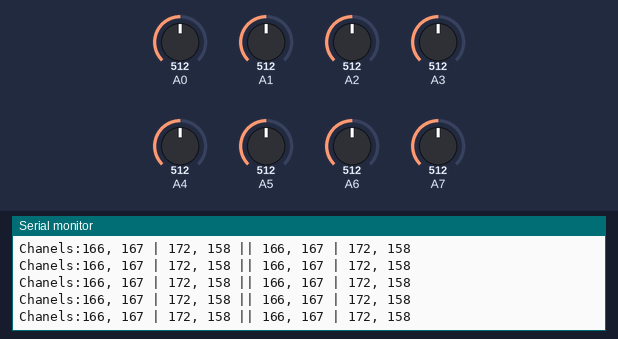
Recording of a sketch running on a simulated Arduino Nano, built with avr-gcc and run on an emulated ATmega328P. On the bench: the last lines printed to the serial monitor. The inputs (shaded band) are chosen by the test bench; at power-on: A1 = 512, A3 = 512, A5 = 512, A0 = 512, A2 = 512, A4 = 512, A6 = 512, A7 = 512. No radio packets arrive unless stated.

Above: at 1.2 s.
1.3 s: A1 set to 883
At 1.38 s:
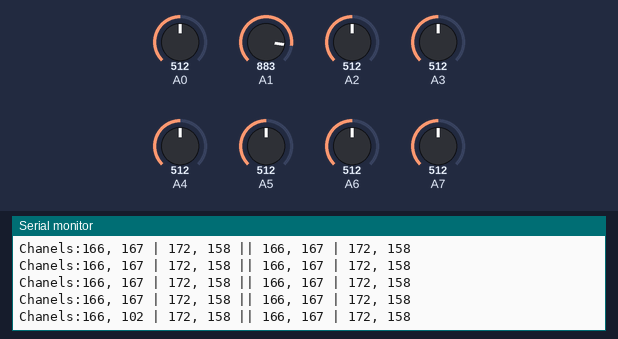
4.3 s: A1 set to 916
At 4.3 s:
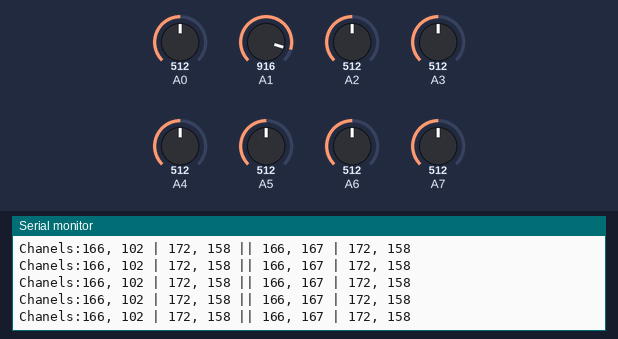
7.3 s: A3 set to 878
At 7.32 s:
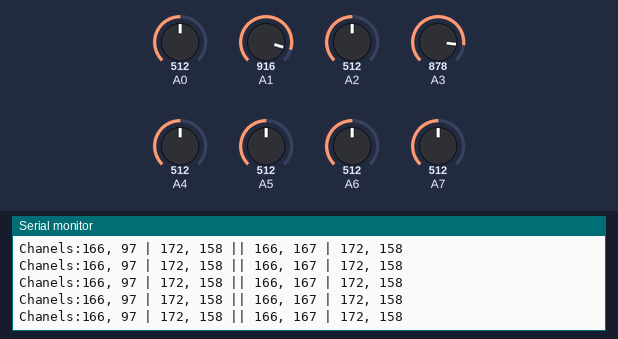
10.3 s: A3 set to 906
At 10.35 s:
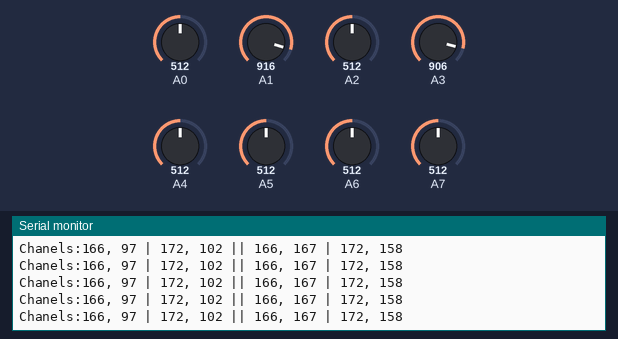
13.3 s: A5 set to 881
At 13.31 s:
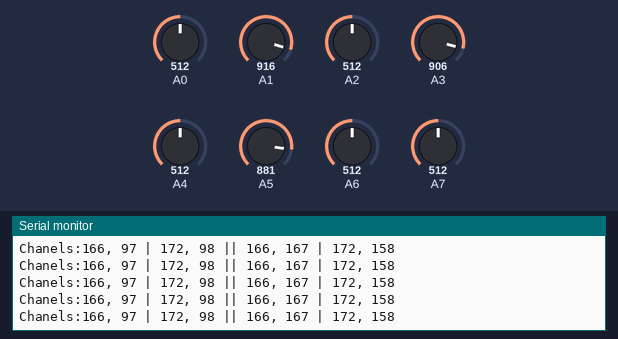
16.3 s: A5 set to 913
At 16.33 s:
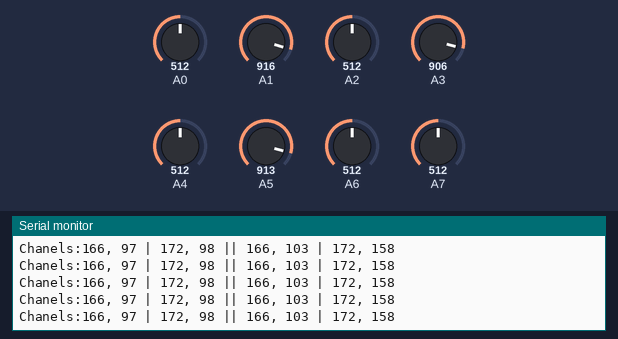
Timing chart, 0 to 19.3 s (numbered marks = the images above; inputs shaded):
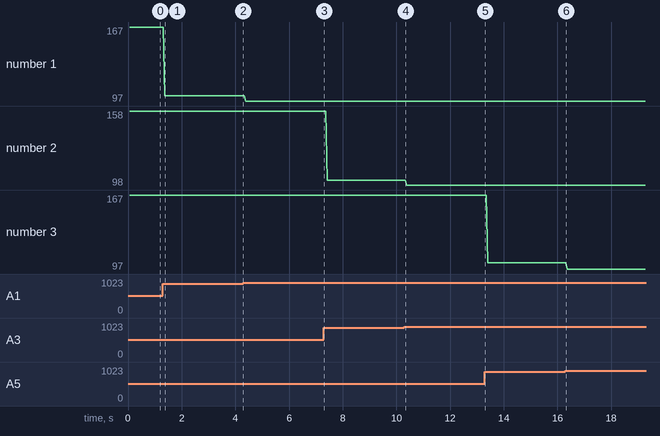

The sketch:

8ch_RemoteContoller_RF24.ino
```cpp
/* Kod vysielača pre RF NANO
Kod vysielača pre 4kanaly ,datove piny A0, A1, A2, A3
// https://blog.laskakit.cz/projekt-rc-arduino/
*/
#include <SPI.h>
#include <nRF24L01.h>
#include <RF24.h>
const uint64_t my_radio_pipe = 0x0022; //toto istý kod musí mať aj primač
RF24 radio(10, 9);  //zapojenie CE a CSN pinov
//maximalne 32 kanalov
struct Data_to_be_sent {
  byte ch1;
  byte ch2;
  byte ch3;
  byte ch4;
  byte ch5;
  byte ch6;
  byte ch7;
  byte ch8;
 };
Data_to_be_sent sent_data;
void setup()
{
  Serial.begin(9600);
  while (!Serial) {
    ;  // wait for serial port to connect. Needed for native USB port only
  }
  Serial.println();
  Serial.print("Sketch:   ");   Serial.println(__FILE__);
  Serial.print("Uploaded: ");   Serial.println(__DATE__);
  radio.begin();
  radio.setAutoAck(false);
  radio.setDataRate(RF24_250KBPS);
  radio.openWritingPipe(my_radio_pipe);
  //Resetujte každú hodnotu kanála
  sent_data.ch1 = 127;
  sent_data.ch2 = 127;
  sent_data.ch3 = 127;
  sent_data.ch4 = 127;
  sent_data.ch5 = 127;
  sent_data.ch6 = 127;
  sent_data.ch7 = 127;
  sent_data.ch8 = 127;
}
void loop()
{
/*Nastavenie Kanalov /velkosť vychiliek a reverz serv/
  Normal:    data.ch1 = map( analogRead(A0), 0, 1024, 0, 255);
  Reverz:  data.ch1 = map( analogRead(A0), 0, 1024, 255, 0);  */

  sent_data.ch1 = map( analogRead(A0), 0, 1000, 110, 220); //čierny
  sent_data.ch2 = map( analogRead(A1), 0, 1124, 255, 60);  //žlta
  sent_data.ch3 = map( analogRead(A2), 0, 1124, 240, 90); //modra
  sent_data.ch4 = map( analogRead(A3), 0, 1020, 235, 80); //červeny
  sent_data.ch5 = map( analogRead(A4), 0, 1000, 110, 220); //čierny
  sent_data.ch6 = map( analogRead(A5), 0, 1124, 255, 60);  //žlta
  sent_data.ch7 = map( analogRead(A6), 0, 1124, 240, 90); //modra
  sent_data.ch8 = map( analogRead(A7), 0, 1020, 235, 80); //červeny
  Serial.println("Chanels:"+String(sent_data.ch1)+", "+String(sent_data.ch2)+" | "+String(sent_data.ch3)+", "+String(sent_data.ch4)+" || "+String(sent_data.ch5)+", "+String(sent_data.ch6)+" | "+String(sent_data.ch7)+", "+String(sent_data.ch8));

    radio.write(&sent_data, sizeof(Data_to_be_sent));

}
```

Measured:
- after the input at 1.3 s, the serial monitor: prints a new line after 0.07 s (image 1)
- plotted number 1: 167 → 102 after the input at 1.3 s, 102 → 97 after the input at 4.3 s
- plotted number 2: 102 → 98 after the input at 10.3 s
- plotted number 3: 167 → 103 after the input at 13.3 s
